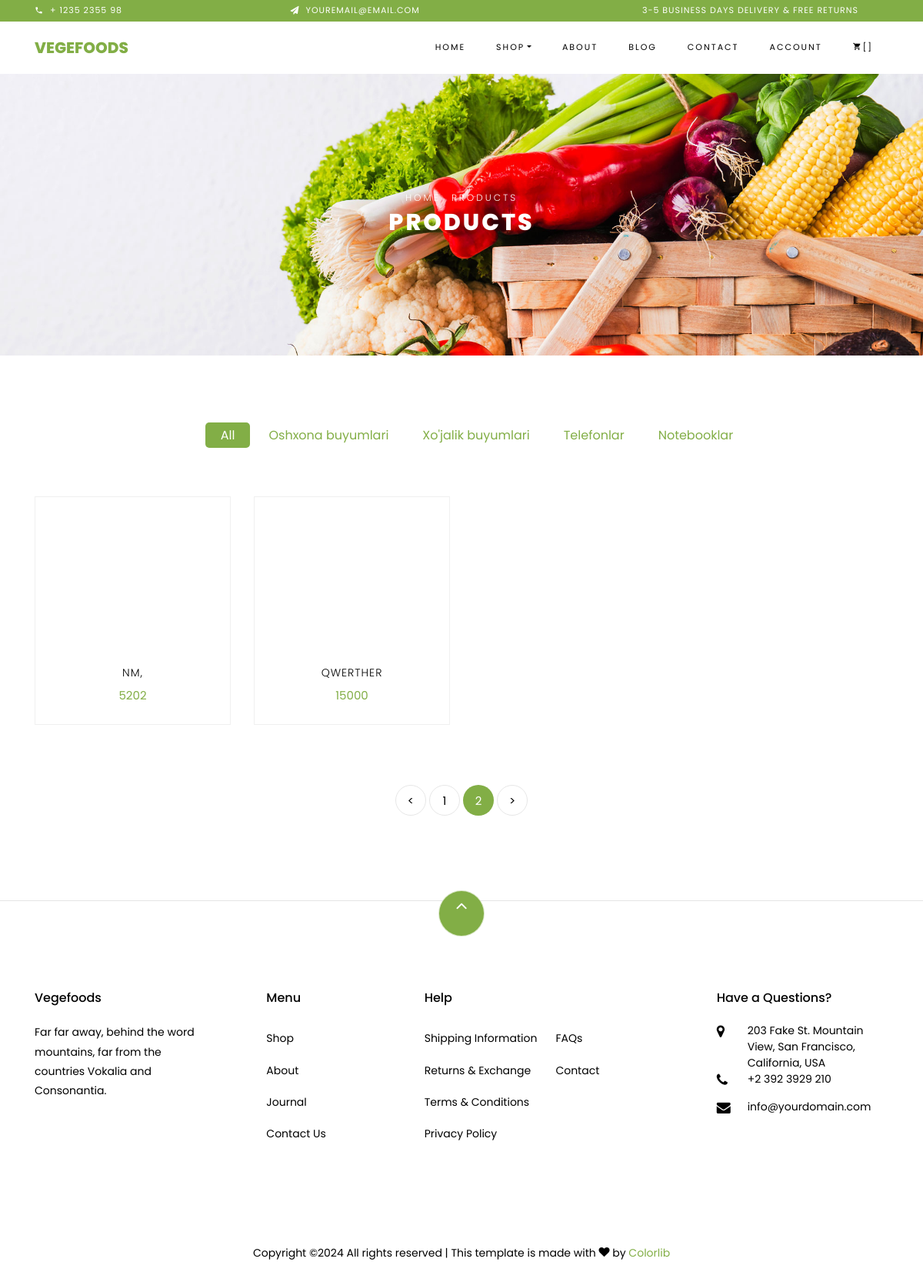
Screenshot of /shop/?page=2 (signed in) with the database file from the repository.
### main/models.py (models this page shows, shortened)
class Category(models.Model):
    name = models.CharField(max_length=100)

class Product(models.Model):
    image = models.ImageField(upload_to='product_image')
    title = models.CharField(max_length=100)
    price = models.IntegerField(default=0)
    category = models.ForeignKey(to=Category, on_delete=models.CASCADE)
    info = models.TextField()
    discount = models.IntegerField(null=True, blank=True)
    discount_price = models.IntegerField(null=True, blank=True)

### main/views.py (the view)
# urls.py: path('shop/',shop_view , name='shop_url'),
def shop_view(request):
    categories = Category.objects.all()
    category = request.GET.get('category')
    if category:
        products = Product.objects.filter(category__name=category)
    else:
        products = Product.objects.all()
    paginator = Paginator(products, 8)
    page_number = request.GET.get('page')
    page_obj = paginator.get_page(page_number)
    context = {
        'categories': categories,
        'products': page_obj,
        'selected_category': category
    }
    return render(request, 'shop.html', context)

### template/shop.html (shortened to what this page needs)
{% extends 'base.html' %}
{% block content %}
{% load static %}
    <div class="hero-wrap hero-bread" style="background-image: url({% static 'images/bg_1.jpg' %});">
      <div class="container">
        <div class="row no-gutters slider-text align-items-center justify-content-center">
          <div class="col-md-9 ftco-animate text-center">
          	<p class="breadcrumbs"><span class="mr-2"><a href="index.html">Home</a></span> <span>Products</span></p>
            <h1 class="mb-0 bread">Products</h1>
          </div>
        </div>
      </div>
    </div>
<section class="ftco-section">
    <div class="container">
        <div class="row justify-content-center">
            <div class="col-md-10 mb-5 text-center">
                <ul class="product-category">
                    <li><a href="?category=" {% if not selected_category %} class="active" {% endif %}>All</a></li>
                    {% for cat in categories %}
                        <li><a href="?category={{ cat.name }}" {% if cat.name == selected_category %} class="active" {% endif %}>{{ cat.name }}</a></li>
                    {% endfor %}
                </ul>
            </div>
        </div>
        <div class="row">
            {% for i in products %}
            <div class="col-md-6 col-lg-3 ftco-animate">
                <div class="product">
                    <a href="{% url 'product_single_url' i.id %}" class="img-prod"><img class="img-fluid" src="{{i.image.url}}" alt="Colorlib Template">
                    </a>
                    <div class="text py-3 pb-4 px-3 text-center">
                        <h3><a href="{% url 'product_single_url' i.id %}">{{i.title}}</a></h3>
                        <div class="d-flex">
                            <div class="pricing">
                                {% if i.discount %}
                                <p class="price"><span class="mr-2 price-dc">{{i.price}} so'm</span><span class="price-sale">{{i.discount_price}}</span></p>
                                {% else %}
                                <p class="price"><span>{{i.price}}</span></p>
                                {% endif %}
                            </div>
                        </div>
                    </div>
                </div>
            </div>
            {% endfor %}
        </div>
        <div class="row mt-5">
            <div class="col text-center">
                <div class="block-27">
                    <ul>
                        {% if products.has_previous %}
                        <li><a href="?page={{ products.previous_page_number }}">&lt;</a></li>
                        {% else %}
                        <li class="disabled"><span>&lt;</span></li>
                        {% endif %}
                        {% for num in products.paginator.page_range %}
                        {% if products.number == num %}
                        <li class="active"><span>{{ num }}</span></li>
                        {% else %}
                        <li><a href="?page={{ num }}">{{ num }}</a></li>
                        {% endif %}
                        {% endfor %}
                        {% if products.has_next %}
                        <li><a href="?page={{ products.next_page_number }}">&gt;</a></li>
                        {% else %}
                        <li class="disabled"><span>&gt;</span></li>
                        {% endif %}
                    </ul>
                </div>
            </div>
        </div>
    </div>
</section>
{% endblock %}

### rows the page displays
Category: name "Oshxona buyumlari"
Category: name "Xo'jalik buyumlari"
Category: name "Telefonlar"
Category: name "Notebooklar"
Product: title "NM,", price "5202"
Product: title "QWERTHER", price "15000"

### other values shown
{{ num }} "1"
{{ num }} "2"
